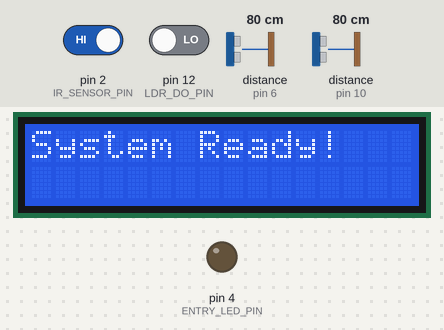
The sketch below on a simulated Arduino Uno, built with avr-gcc and run on an emulated ATmega328P. On the bench: 16×2 character LCD, output pins drawn as LEDs (lit = HIGH). Wiring (inferred from the names in the program): 2 × ultrasonic range finder: trigger pin 5, echo pin 6 / trigger pin 9, echo pin 10. The inputs (shaded band) are chosen by the test bench; at power-on: distance to the obstacle (sensors on pin 6, pin 10) 80 cm, pin 12 (LDR_DO_PIN) LOW, pin 2 (IR_SENSOR_PIN) HIGH. The echo pulse lasts 58.3 µs per cm; pins used as bus, display or sensor lines are not drawn; what the sketch prints to the serial monitor is not drawn.

Above: at 2.2 s.
At 4.3 s:
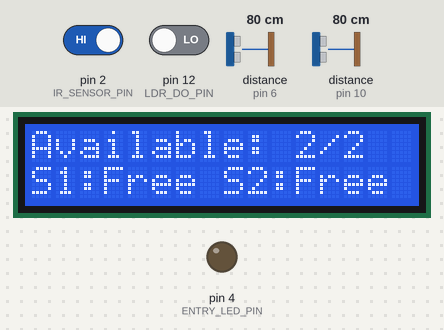
4.4 s: distance to the obstacle (sensor on pin 6) set to 17 cm
7.4 s: distance to the obstacle (sensor on pin 6) set to 14 cm
At 8.9 s:
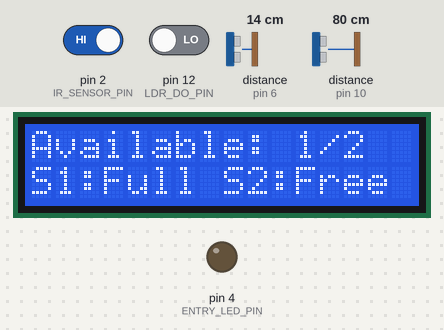
10.4 s: pin 12 (LDR_DO_PIN) driven HIGH
At 11.1 s:
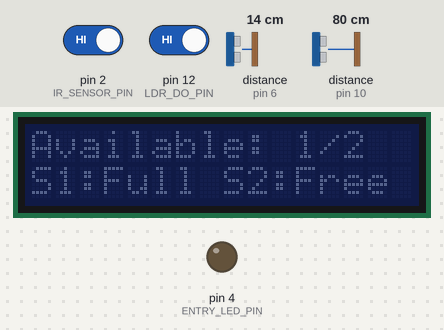
11.9 s: distance to the obstacle (sensor on pin 10) set to 16 cm
14.9 s: distance to the obstacle (sensor on pin 10) set to 13 cm
At 16.1 s:
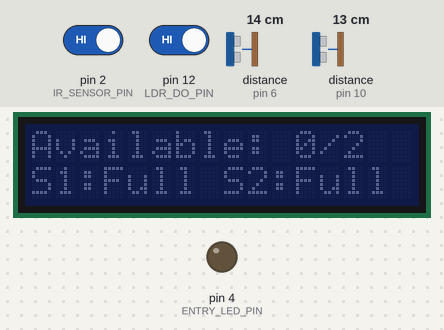
16.5 s: distance to the obstacle (sensor on pin 6) set to 18 cm
At 17.8 s:
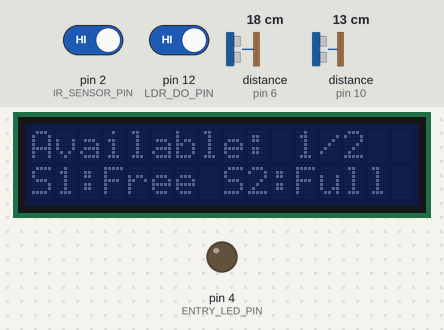
Timing chart, 0 to 19.1 s (numbered marks = the images above; inputs shaded):
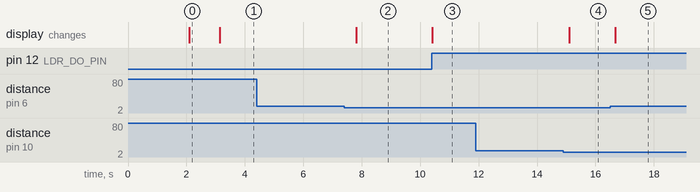

The sketch:

Code.ino
```cpp
#include <Wire.h>
#include <LiquidCrystal_I2C.h>

// Pin Configuration
#define IR_SENSOR_PIN 2
#define TRIG_PIN1 5
#define ECHO_PIN1 6
#define TRIG_PIN2 9  // Second ultrasonic sensor trig pin
#define ECHO_PIN2 10 // Second ultrasonic sensor echo pin
#define ENTRY_LED_PIN 4  // Using former servo pin for entry indicator LED
#define LDR_DO_PIN 12  // Digital output from LDR module

// Constants
#define TOTAL_SPOTS 2
#define DISTANCE_THRESHOLD_CM 15
#define LCD_UPDATE_INTERVAL 500
#define MAX_DISTANCE 200
#define DEBOUNCE_DELAY 500
#define ENTRY_LED_DURATION 3000  // How long entry LED stays on

LiquidCrystal_I2C lcd(0x27, 16, 2);

int availableSpots = TOTAL_SPOTS;
bool isSpot1Occupied = false;
bool isSpot2Occupied = false;
bool isEntryLedOn = false;
bool isNight = false;

unsigned long lastDistanceCheck = 0;
unsigned long lastLCDUpdate = 0;
unsigned long entryLedOnTime = 0;
unsigned long lastIRTrigger = 0;

void setup() {
  Serial.begin(9600);

  pinMode(IR_SENSOR_PIN, INPUT);
  pinMode(TRIG_PIN1, OUTPUT);
  pinMode(ECHO_PIN1, INPUT);
  pinMode(TRIG_PIN2, OUTPUT);
  pinMode(ECHO_PIN2, INPUT);
  pinMode(ENTRY_LED_PIN, OUTPUT);

  digitalWrite(ENTRY_LED_PIN, LOW);

  lcd.init();
  lcd.backlight();
  lcd.setCursor(0, 0);
  lcd.print("Smart Parking");
  lcd.setCursor(0, 1);
  lcd.print("System v1.3");
  delay(2000);

  lcd.clear();
  lcd.setCursor(0, 0);
  lcd.print("System Ready!");
  delay(1000);
}

void loop() {
  unsigned long currentMillis = millis();

  if (currentMillis - lastDistanceCheck >= 200) {
    checkSpot1();
    checkSpot2();
    lastDistanceCheck = currentMillis;
  }

  if (currentMillis - lastLCDUpdate >= LCD_UPDATE_INTERVAL) {
    updateLCD();
    lastLCDUpdate = currentMillis;
  }

  checkIRSensor(currentMillis);
  checkEntryLedTimeout(currentMillis);

  isNight = (digitalRead(LDR_DO_PIN) == LOW);  // LOW = Dark, HIGH = Bright

  // Optional behavior based on day/night
  if (isNight) {
    lcd.backlight();
    Serial.println("It is dark - Night Mode");
  }
  else {
    lcd.noBacklight();  // Save power during daytime
    Serial.println("It is bright - Day Mode");
  }
}

float getDistance(int trigPin, int echoPin) {
  digitalWrite(trigPin, LOW);
  delayMicroseconds(2);
  digitalWrite(trigPin, HIGH);
  delayMicroseconds(10);
  digitalWrite(trigPin, LOW);

  long duration = pulseIn(echoPin, HIGH, 30000);
  float distance = duration * 0.0343 / 2;
  return (distance <= 0 || distance > MAX_DISTANCE) ? MAX_DISTANCE : distance;
}

void checkSpot1() {
  float distance = getDistance(TRIG_PIN1, ECHO_PIN1);
  bool carDetected = (distance < DISTANCE_THRESHOLD_CM);

  if (carDetected && !isSpot1Occupied) {
    isSpot1Occupied = true;
    availableSpots = max(0, availableSpots - 1);
    Serial.println("Car detected in Spot 1");
  } else if (!carDetected && isSpot1Occupied) {
    isSpot1Occupied = false;
    availableSpots = min(TOTAL_SPOTS, availableSpots + 1);
    Serial.println("Spot 1 now vacant");
  }
}

void checkSpot2() {
  float distance = getDistance(TRIG_PIN2, ECHO_PIN2);
  bool carDetected = (distance < DISTANCE_THRESHOLD_CM);

  if (carDetected && !isSpot2Occupied) {
    isSpot2Occupied = true;
    availableSpots = max(0, availableSpots - 1);
    Serial.println("Car detected in Spot 2");
  } else if (!carDetected && isSpot2Occupied) {
    isSpot2Occupied = false;
    availableSpots = min(TOTAL_SPOTS, availableSpots + 1);
    Serial.println("Spot 2 now vacant");
  }
}

void checkIRSensor(unsigned long currentMillis) {
  if (digitalRead(IR_SENSOR_PIN) == LOW && currentMillis - lastIRTrigger > DEBOUNCE_DELAY) {
    lastIRTrigger = currentMillis;

    if (availableSpots > 0) {
      Serial.println("IR Triggered: Entry allowed");
      turnOnEntryLed();
      isEntryLedOn = true;
      entryLedOnTime = currentMillis;
    } else {
      Serial.println("IR Triggered: No spots available");
      // Optional: Add a different signal for when no spots are available
      // Like blinking the entry LED briefly
      for (int i = 0; i < 3; i++) {
        digitalWrite(ENTRY_LED_PIN, HIGH);
        delay(200);
        digitalWrite(ENTRY_LED_PIN, LOW);
        delay(200);
      }
    }
  }
}

void turnOnEntryLed() {
  digitalWrite(ENTRY_LED_PIN, HIGH);
}

void turnOffEntryLed() {
  digitalWrite(ENTRY_LED_PIN, LOW);
}

void checkEntryLedTimeout(unsigned long currentMillis) {
  if (isEntryLedOn && currentMillis - entryLedOnTime >= ENTRY_LED_DURATION) {
    turnOffEntryLed();
    isEntryLedOn = false;
    Serial.println("Entry LED turning off (timeout)");
  }
}

void updateLCD() {
  lcd.clear();
  lcd.setCursor(0, 0);
  lcd.print("Available: ");
  lcd.print(availableSpots);
  lcd.print("/");
  lcd.print(TOTAL_SPOTS);

  lcd.setCursor(0, 1);
  lcd.print("S1:");
  lcd.print(isSpot1Occupied ? "Full" : "Free");
  lcd.setCursor(8, 1);
  lcd.print("S2:");
  lcd.print(isSpot2Occupied ? "Full" : "Free");
}
```

Measured:
- the behaviour switches between 16 and 15 cm on distance to the obstacle (sensor on pin 6) (found by bisection; images 1 and 2)
- the behaviour switches between 15 and 14 cm on distance to the obstacle (sensor on pin 10) (found by bisection; images 3 and 4)
- after the input at 4.4 s, every drawn part: stays the same
- after the input at 7.4 s, the display: changes after 0.42 s (image 2)
- after the input at 10.4 s, the display: changes at once (image 3)
- after the input at 11.9 s, every drawn part: stays the same
- after the input at 14.9 s, the display: changes after 0.20 s (image 4)
- after the input at 16.5 s, the display: changes after 0.18 s (image 5)
- what the display in image 0 shows lasts 1.0 s, from 2.1 s to 3.1 s
